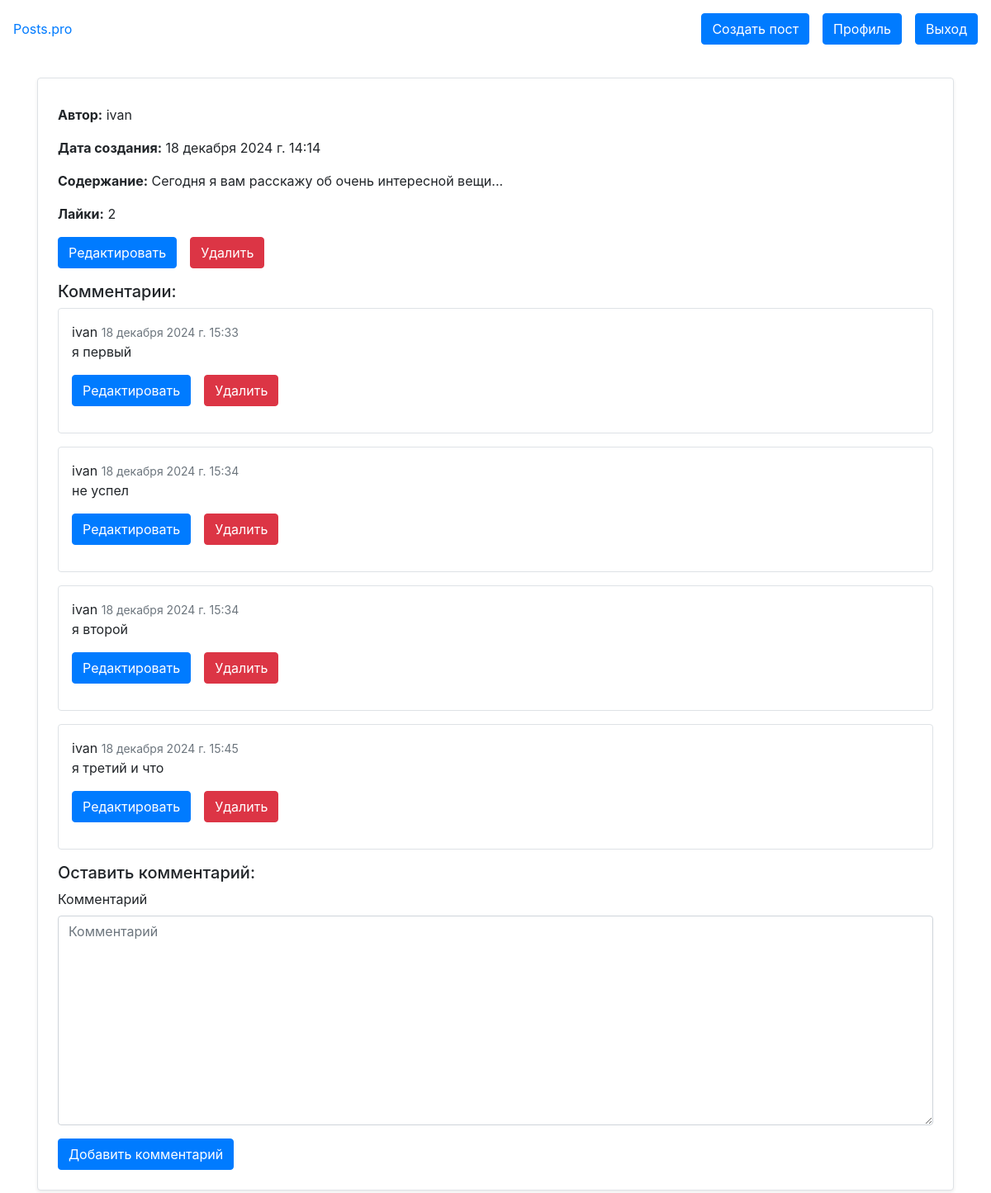
/blog/post/1/ (signed in), run on the app's committed database.
### blog/models.py (models this page shows, shortened)
class Post(models.Model):
    content = models.TextField(verbose_name='Содержание')
    author = models.ForeignKey(User, on_delete=models.CASCADE)
    date_posted = models.DateTimeField(auto_now_add=True)
    likes = models.ManyToManyField(User, related_name='likes', blank=True, verbose_name='Лайки')
    def total_likes(self):
        return self.likes.count()

class User(AbstractUser):
    name = models.CharField(max_length=100, verbose_name='Имя')
    avatar = models.ImageField(upload_to='avatars/', verbose_name='Аватар')
    bio = models.TextField(verbose_name='Биография')
    def __str__(self):
        return self.username

class Comment(models.Model):
    author = models.ForeignKey(User, on_delete=models.CASCADE)
    post = models.ForeignKey(Post, on_delete=models.CASCADE)
    content = models.TextField(verbose_name='Комментарий')
    created = models.DateTimeField(auto_now_add=True)

### blog/views.py (the view, shortened to what this page needs)
# urls.py: path('post/<int:pk>/', views.PostDetailView.as_view(), name='post-detail'),
class PostDetailView(DetailView):
    model = Post
    template_name = 'blog/post_detail.html'
    def get_context_data(self, **kwargs):
        context = super().get_context_data(**kwargs)
        context['comment_form'] = CommentForm
        context['comments'] = Comment.objects.filter(post=self.get_object())
        return context

### blog/templates/blog/post_detail.html (shortened to what this page needs)
{% extends 'base.html' %}
{% load bootstrap4 %}
{% block content %}
<div class="post-detail card mb-4 p-4 border rounded shadow-sm">
    <p><strong>Автор:</strong> {{ post.author }}</p>
    <p><strong>Дата создания:</strong> {{ post.date_posted }}</p>
    <p><strong>Содержание:</strong> {{ post.content }}</p>
    <p><strong>Лайки:</strong> {{ post.total_likes }}</p>
    {% if user.is_authenticated and user == post.author %}
        <div class="d-flex mb-3">
            <a href="{% url 'post-change' post.id %}" class="btn btn-primary mr-3">Редактировать</a>
            <a href="{% url 'post-delete' post.id %}" class="btn btn-danger">Удалить</a>
        </div>
    {% endif %}
    <h5>Комментарии:</h5>
    {% for comment in comments %}
        <div class="comment mb-3 p-3 border rounded">
            <span class="fw-bold mb-1">{{ comment.author.name }}</span>
            <span class="text-muted small mb-2">{{ comment.created }}</span>
            <p>{{ comment.content }}</p>
            {% if user == comment.author %}
                <div class="d-flex mb-3">
                    <a href="{% url 'comment-change' comment.id %}" class="btn btn-primary mr-3">Редактировать</a>
                    <a href="{% url 'comment-delete' comment.id %}" class="btn btn-danger">Удалить</a>
                </div>
            {% endif %}
        </div>
    {% endfor %}
    {% if user.is_authenticated %}
    <h5>Оставить комментарий:</h5>
    <form method="post">
        {% bootstrap_form comment_form %}
        <button type="submit" class="btn btn-primary">Добавить комментарий</button>
    </form>
    {% else %}
        <p>Чтобы оставить комментарий, нужно <a href="{% url 'login' %}">войти</a></p>
    {% endif %}
</div>
{% endblock %}

### data on the page
Post: author "ivan", date_posted "18 декабря 2024 г. 14:14", content "Сегодня я вам расскажу об очень интересной вещи...", total_likes "2"
Comment: author.name "ivan", created "18 декабря 2024 г. 15:33", content "я первый", shows "Редактировать"
Comment: author.name "ivan", created "18 декабря 2024 г. 15:34", content "не успел", shows "Редактировать"
Comment: author.name "ivan", created "18 декабря 2024 г. 15:34", content "я второй", shows "Редактировать"
Comment: author.name "ivan", created "18 декабря 2024 г. 15:45", content "я третий и что", shows "Редактировать"
